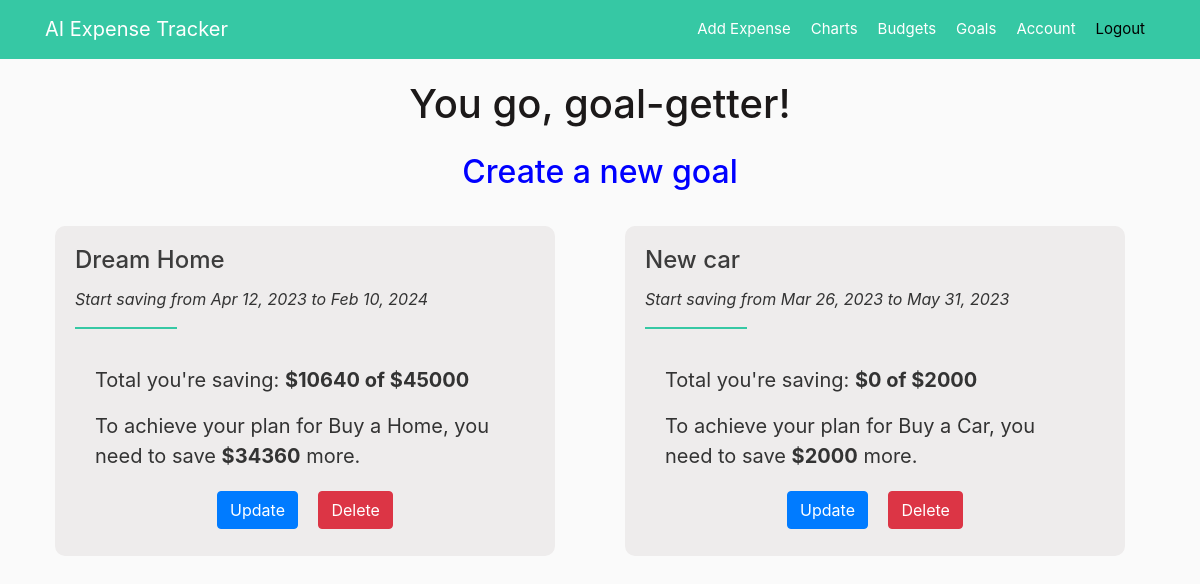
The page /goals (signed in) on the database as committed earlier.
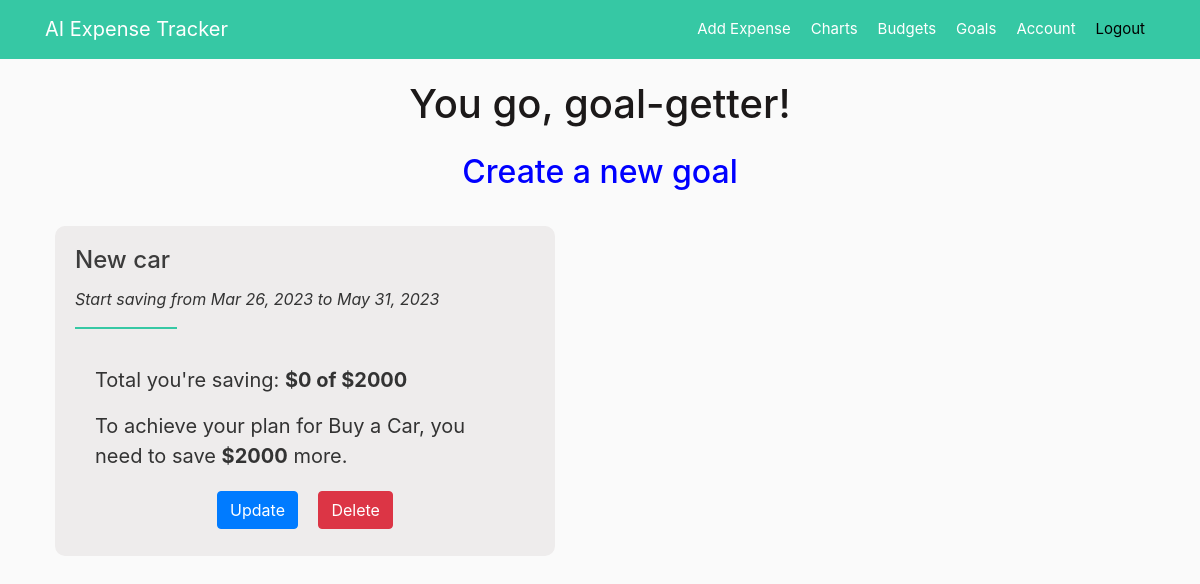
The same page on the database as committed later.
### app/models.py (models this page shows, shortened)
class Goal(db.Model):
    id = db.Column(db.Integer, primary_key=True)
    title = db.Column(db.String(100), nullable=False)
    purpose = db.Column(db.String(100), nullable=False)
    amount = db.Column(db.Numeric(precision=8, asdecimal=False,
                                  scale=2), nullable=False)
    date_start = db.Column(db.DateTime, nullable=False,
                           default=datetime.utcnow)
    date_end = db.Column(db.DateTime, nullable=False)
    period = db.Column(db.String(20), nullable=False)
    amount_saving = db.Column(db.Numeric(precision=8, asdecimal=False,
                                         scale=2), nullable=False, default=0.0)
    user_id = db.Column(db.Integer, db.ForeignKey('user.id'), nullable=False)
    date_posted = db.Column(db.DateTime, nullable=False)

### app/goals/routes.py (the view)
@goals.route("/goals")
@login_required
def list_goal():
    all_goals = Goal.query.all()
    return render_template('goals.html', title="Budgets", goals=all_goals, calSavingPeriod=calSavingPeriod)

### app/models.py (called while the page is built)
@login_manager.user_loader
def load_user(user_id):
    return User.query.get(int(user_id))

### app/templates/goals.html (shortened to what this page needs)
{% extends "layout.html" %}
{% block content %}
<h1 style="text-align: center;">You go, goal-getter!</h1>
<b><a style="text-align: center;" href="{{ url_for('goals.new_goal') }}"><h2 class="create">Create a new goal</h2></a></b>
<div class="row row-cols-1 row-cols-md-2 row-cols-lg-3 g-3">
    {% for goal in goals %}
        <div class="col">
            <div class="goal">
                <h4 class="card-title">{{ goal.title }}</h4>
                <i><p>Start saving from {{ goal.date_start.strftime('%b %d, %Y') }}  to {{ goal.date_end.strftime('%b %d, %Y') }}</p></i>
                <hr>
                <div class="card-body">
                    <p class="card-text">Total you're saving: <b>${{ goal.amount_saving }} of ${{ goal.amount }}</b></p>
                    <p class="card-text">To achieve your plan for {{ goal.purpose }}, you need to save <b>${{ goal.amount - goal.amount_saving}}</b> more.</p>
                </div>
                <div class="text-center">
                    <a class="btn btn-primary mr-3" href="{{ url_for('goals.goal_update', goal_id=goal.id) }}" class="button">Update</a>
                    <button type="button" class="btn btn-danger btn-medium" data-toggle="modal" data-target="#deleteModal">Delete</button>
                </div>
            </div>
        </div>
    {% endfor %}
</div>
{% endblock content %}

### app/templates/layout.html (shortened to what this page needs)
<!DOCTYPE html>
<html>
    <head>
        <link rel="stylesheet" href="https://cdn.jsdelivr.net/npm/bootstrap@4.3.1/dist/css/bootstrap.min.css">
        <link rel="stylesheet" type="text/css" href="https://cdn.datatables.net/1.13.3/css/dataTables.bootstrap5.min.css">
        <link rel="stylesheet" type="text/css" href="{{ url_for('static', filename='main.css') }}">
    </head>
    <body>
        <header class="site-header">
            <nav class="navbar navbar-expand-md navbar-dark bg-steel fixed-top">
                <div class="container">
                    {% if current_user.is_authenticated %}
                        <a class="navbar-brand mr-4" href="/home">AI Expense Tracker</a>
                    {% else %}
                        <a class="navbar-brand mr-4" href="/">AI Expense Tracker</a>
                    {% endif %}
                    <div class="collapse navbar-collapse" id="navbarToggle">
                        <div class="navbar-nav ml-auto">
                            {% if current_user.is_authenticated %}
                                <a class="nav-item nav-link" href="{{ url_for('expenses.new_expense') }}">Add Expense</a>
                                <a class="nav-item nav-link" href="{{ url_for('charts.chart_overview') }}">Charts</a>
                                <a class="nav-item nav-link" href="{{ url_for('budgets.list_budget') }}">Budgets</a>
                                <a class="nav-item nav-link" href="{{ url_for('goals.list_goal') }}">Goals</a>
                                <a class="nav-item nav-link" href="{{ url_for('users.account') }}">Account</a>
                                <a class="nav-item nav-link-log-out" href="{{ url_for('users.logout') }}">Logout</a>
                            {% else %}
                                <a class="nav-item nav-link" href="{{ url_for('users.login') }}">Login</a>
                                <a class="nav-item nav-link" href="{{ url_for('users.register') }}">Register</a>
                            {% endif %}
                        </div>
                    </div>
                </div>
          </nav>
        </header>
        <main role="main" class="container">
            {% block content %}{% endblock %}
        </main>
    </body>
</html>

### app/static/main.css (style rules this page uses)
body { background: #fafafa; color: #333333; margin-top: 5rem; }
h2, h3, h4, h5, h6 { color: #3c3c3c; }
h1 { color: #1c1919; }
hr { width: 100px; margin-left: 0; border: 1px solid #36c8a4; }
.create { color: blue; margin: 25px; }
*, *:before, *:after { box-sizing: border-box; }
.bg-steel { background-color: rgb(54, 200, 164); }
.site-header .navbar-nav .nav-link { color: #ffffff; padding: 10px; padding-left: 10px; padding-right: 10px; text-decoration: none; border-radius: 5px; font-size: 15px; }
.site-header .navbar-nav .nav-link-log-out { color: black; padding: 10px; padding-left: 10px; padding-right: 10px; text-decoration: none; border-radius: 5px; font-size: 15px; }
.text-center { text-align: center; }
.card-text { font-size: 20px; }
.goal { padding: 20px; margin: 10px; background-color: #eeecec; width: 500px; height: 330px; float:left; border-radius: 10px; }

Rows that differ between the two databases and show on the page:
removed Goal: title "Dream Home", date_start "Apr 12, 2023", date_end "Feb 10, 2024", amount_saving "10640", amount "45000", purpose "Buy a Home", goal.amount-goal.amount_saving "34360"
